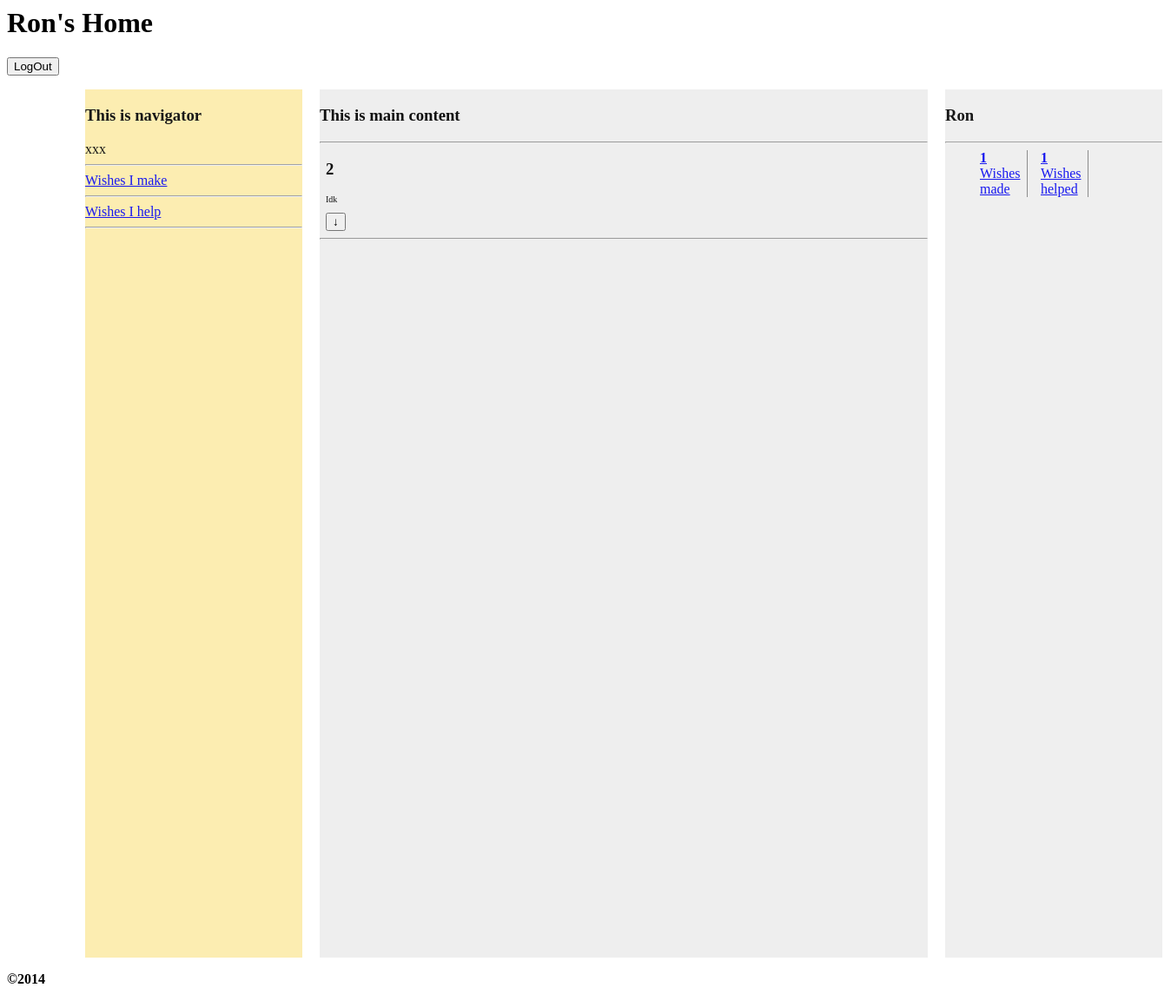
The page /WishWall/index.php/MyPage/view?help=1 (signed in) on the database its author committed.
### tables this page shows
CREATE TABLE `Wishes` (
  `WishID` int(11) NOT NULL AUTO_INCREMENT,
  `Date` date NOT NULL,
  `Title` varchar(20) NOT NULL,
  `Description` text NOT NULL,
  `ExpireDate` date NOT NULL,
  `WishMaker` int(11) DEFAULT NULL,
  `WishHelper` int(11) DEFAULT NULL,
  `Status` int(11) NOT NULL,
  PRIMARY KEY (`WishID`),
  KEY `WishMaker` (`WishMaker`),
  KEY `WishHelper` (`WishHelper`)
);

CREATE TABLE `Users` (
  `UserID` int(11) NOT NULL AUTO_INCREMENT,
  `UserName` varchar(16) NOT NULL,
  `Password` varchar(16) NOT NULL,
  `Contribution` int(11) NOT NULL DEFAULT '0',
  `Address` text,
  `Email` varchar(30) DEFAULT NULL,
  `PhoneNumber` int(13) DEFAULT NULL,
  PRIMARY KEY (`UserID`)
);

### WishWall/application/controllers/myPage.php (called while the page is built, shortened)
<?php
    class MyPage extends CI_Controller
    {
        public function __construct()
        {
            $this->load->model('UserManager');
            $this->load->model('WishManager');
            if( !isset( $_SESSION['UID'])){
                $this->load->helper('url');
                redirect(base_url().'index.php/LogIn');
            }else{
                if( !isset( $_SESSION['userName'] ) ){
                    $UM = UserManager::getUserManager();
                    $currentUser = $UM->getUserThroughID( $_SESSION['UID']);
                }
            }
        }
        public function view( $page = 'Home' )
        {
            $WM = WishManager::getInstance();
            $UM = UserManager::getUserManager();
            $uid = $_SESSION['UID'];
            $currentUser = $UM->getUserThroughID( $uid );
            $page="".$currentUser->UserName."'s ".$page;
            $data['title'] = ucfirst($page);
            $helpOrmake = $this->input->get('help', 0);
            $wishesMake = $WM->getWishesFromID($uid, "wishMaker");
            $wishesHelp = $WM->getWishesFromID($uid, "wishHelper");
            $data['wishesHelp'] = count( $wishesHelp );
            $data['wishesMake'] = count( $wishesMake );
            $data['userName'] = $_SESSION['userName'];
            if( $helpOrmake == 0 ){
                $data['wishes'] = $wishesMake;
            }else{
                $data['wishes'] = $wishesHelp;
            }
            $this->load->helper('url');
            $links = array();
            $links[] = array(
                current_url(),
                "Wishes I make",
                0
            );
            $links[] = array(
                current_url().'?help=1',
                "Wishes I help",
                1
            );
            $data['links'] = $links;
            $this->load->view('templates/header', $data);
            $this->load->view('logInPages/logout');
            $this->load->view('templates/navigator', $data);
            $this->load->view('templates/mainContent', $data);
            $this->load->view('templates/profile');
            $this->load->view('templates/footer', $data);
        }
    }
?>

### WishWall/index.php (called while the page is built, shortened)
<?php
require_once BASEPATH.'core/CodeIgniter.php';

### WishWall/application/models/UserManager.php (called while the page is built, shortened)
<?php
    class UserManager extends CI_Model
    {
        public function getUserThroughID( $uid )
        {
            $conditions = array("UserID" => $uid);
            $query = $this->db->get_where('Users', $conditions);
            $result = $query->first_row();
            $uname = $result->UserName;
            $psswd = $result->Password;
            $contr = $result->Contribution;
            $resultUser = new UserModel($uname, $psswd, $contr, $uid);
            return $resultUser;
        }
    }
?>

### WishWall/application/classes/Wish.php (called while the page is built, shortened)
<?php
    class Wish
    {
        function __construct($wishId, $wishMaker, $wishHelper, $date, $title, $description, $expDate, $status)
        {
            $this->wishMaker = $wishMaker;
            $this->description = $description;
        }
        public function __get($property)
        {
            if(property_exists($this, $property))
            {
                return $this->$property;
            }
        }
    }
?>

### WishWall/application/models/WishManager.php (called while the page is built, shortened)
<?php
include "./application/classes/Wish.php";
    class WishManager extends CI_Model
    {
        public function getWishesFromId($id, $role)
        {
            $wishes = array();
            if($role == "wishMaker")
                $query = $this->db->query("SELECT * FROM Wishes WHERE WishMaker = '" . $id . "' ");
            if($role == "wishHelper")
                $query = $this->db->query("SELECT * FROM Wishes WHERE WishHelper = '" . $id . "' ");
            foreach($query->result() as $row)
            {
                $wishes[] = new Wish($row->WishID, $row->WishMaker, $row->WishHelper,
                    $row->Date, $row->Title, $row->Description, $row->ExpireDate, $row->Status);
            }
            return $wishes;
        }
    }
?>

### WishWall/application/views/templates/wishBox.php (the view, shortened to what this page needs)
<div class="wishbox" >
    <h3><?php echo $wish->wishMaker ?></h3>
    <p>
        <?php echo $wish->description ?>
    </p>
    <button name="showWishDetails">↓</button>
</div>
<hr>

### WishWall/application/views/templates/profile.php
    <div id="profile" >
        <h3><?php echo $userName ?></h3>
        <hr>
        <ul>
            <li>
                <a href="<?php echo $links[0][0] ?>" >
                    <strong>
                        <?php
                            echo isset($wishesMake)?$wishesMake:0;
                        ?>
                    </strong>
                    <span>Wishes made</span>
                </a>
            </li>
            <li>
                <a href="<?php echo $links[1][0] ?>">
                    <strong>
                        <?php
                            echo isset($wishesHelp)?$wishesHelp:0;
                        ?>
                        </strong>
                    <span>Wishes helped</span>
                </a>
            </li>
        </ul>
    </div>
</div>

### WishWall/application/css/universal.css (style rules this page uses)
* { -webkit-box-sizing: border-box; -moz-box-sizing: border-box; box-sizing: border-box; }
#profile { width:250px; height: 100%; opacity: 0.9; background-color: #eeeeee; position:absolute; left: 990px; display:block; }
.wishbox { margin-left: 1%; margin-right: 1%; }
.wishbox p { font-size: 10px; }
#profile ul { margin: 0 auto; }
#profile li { width:55px; float:left; list-style:none; border-color: grey; border-right-width: 1px; border-right-style: solid; padding: 0 15px 0 0; margin:0 15px 0 0; }

### rows shown on the page
wishes: WishMaker "2", Description "Idk"
users: UserName "Ron", UserID "1"

### other values the page prints
$title "Ron's Home"
$l[1] "Wishes I make"
$l[1] "Wishes I help"
